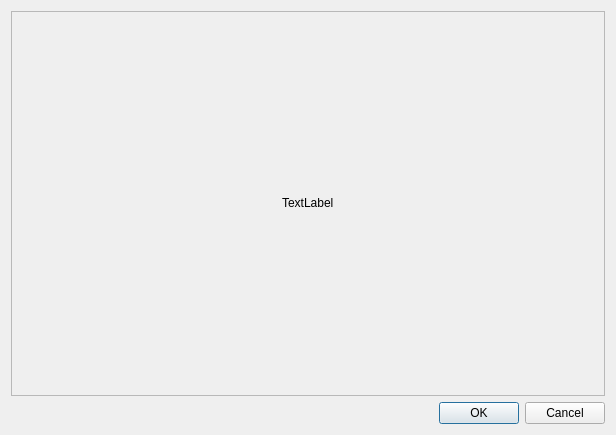
<?xml version="1.0" encoding="UTF-8"?>
<ui version="4.0">
 <class>CornerDialog</class>
 <widget class="QDialog" name="CornerDialog">
  <property name="geometry">
   <rect>
    <x>0</x>
    <y>0</y>
    <width>616</width>
    <height>435</height>
   </rect>
  </property>
  <property name="windowTitle">
   <string>Dialog</string>
  </property>
  <layout class="QVBoxLayout" name="verticalLayout">
   <item>
    <widget class="QScrollArea" name="scrollArea">
     <property name="widgetResizable">
      <bool>true</bool>
     </property>
     <widget class="QWidget" name="scrollAreaWidgetContents">
      <property name="geometry">
       <rect>
        <x>0</x>
        <y>0</y>
        <width>596</width>
        <height>386</height>
       </rect>
      </property>
      <layout class="QHBoxLayout" name="horizontalLayout">
       <item alignment="Qt::AlignHCenter|Qt::AlignVCenter">
        <widget class="QLabel" name="label">
         <property name="text">
          <string>TextLabel</string>
         </property>
        </widget>
       </item>
      </layout>
     </widget>
    </widget>
   </item>
   <item>
    <widget class="QDialogButtonBox" name="buttonBox">
     <property name="orientation">
      <enum>Qt::Horizontal</enum>
     </property>
     <property name="standardButtons">
      <set>QDialogButtonBox::Cancel|QDialogButtonBox::Ok</set>
     </property>
    </widget>
   </item>
  </layout>
 </widget>
 <resources/>
 <connections>
  <connection>
   <sender>buttonBox</sender>
   <signal>accepted()</signal>
   <receiver>CornerDialog</receiver>
   <slot>accept()</slot>
   <hints>
    <hint type="sourcelabel">
     <x>248</x>
     <y>254</y>
    </hint>
    <hint type="destinationlabel">
     <x>157</x>
     <y>274</y>
    </hint>
   </hints>
  </connection>
  <connection>
   <sender>buttonBox</sender>
   <signal>rejected()</signal>
   <receiver>CornerDialog</receiver>
   <slot>reject()</slot>
   <hints>
    <hint type="sourcelabel">
     <x>316</x>
     <y>260</y>
    </hint>
    <hint type="destinationlabel">
     <x>286</x>
     <y>274</y>
    </hint>
   </hints>
  </connection>
 </connections>
</ui>
